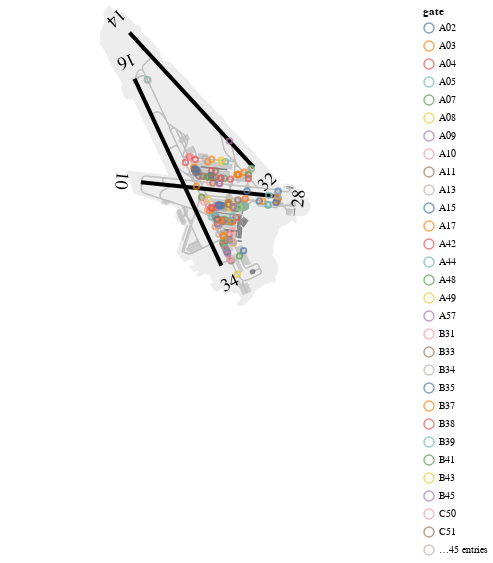

Here is the notebook cell this chart was saved with:
### Code cell
endpb_chart = alt.Chart(endpblatlon_df).mark_point().encode(longitude='lon', latitude='lat', color='gate')

airports['LSZH'].geoencode() + endpb_chart

### Figure 1 — Vega-Lite specification as saved in the notebook (floating-point values rounded to 4 significant figures; data arrays with more than 128 entries replaced by an {"elided": "..."} marker saying what was removed)
{"config": {"view": {"continuousWidth": 400, "continuousHeight": 300}}, "layer": [{"data": {"name": "data-18af1dfb55026384f4916e058300e697"}, "mark": {"type": "geoshape", "color": "gainsboro", "opacity": 0.5}, "transform": [{"filter": "datum.aeroway == 'aerodrome'"}]}, {"data": {"name": "data-18af1dfb55026384f4916e058300e697"}, "mark": {"type": "geoshape", "color": "darkgray", "opacity": 0.5}, "transform": [{"filter": "datum.aeroway == 'apron'"}]}, {"data": {"name": "data-18af1dfb55026384f4916e058300e697"}, "mark": {"type": "geoshape", "color": "#888888"}, "transform": [{"filter": "datum.aeroway == 'terminal'"}]}, {"data": {"name": "data-18af1dfb55026384f4916e058300e697"}, "mark": {"type": "geoshape", "color": "#888888"}, "transform": [{"filter": "datum.aeroway == 'hangar'"}]}, {"data": {"name": "data-18af1dfb55026384f4916e058300e697"}, "mark": {"type": "geoshape", "color": "silver", "filled": false, "strokeWidth": 1.5}, "transform": [{"filter": "datum.aeroway == 'taxiway'"}]}, {"data": {"values": [{"geometry": {"type": "LineString", "coordinates": [[8.537, 47.46], [8.57, 47.46]]}, "properties": "10/28", "type": "Feature"}, {"geometry": {"type": "LineString", "coordinates": [[8.535, 47.48], [8.564, 47.46]]}, "properties": "14/32", "type": "Feature"}, {"geometry": {"type": "LineString", "coordinates": [[8.536, 47.48], [8.557, 47.45]]}, "properties": "16/34", "type": "Feature"}]}, "mark": {"type": "geoshape", "stroke": "black", "strokeWidth": 4}}, {"layer": [{"mark": {"type": "text", "angle": 95.86, "baseline": "middle", "dy": 20, "fontSize": 18}, "encoding": {"latitude": {"field": "latitude", "type": "quantitative"}, "longitude": {"field": "longitude", "type": "quantitative"}, "text": {"type": "nominal", "field": "name"}}, "transform": [{"filter": "(datum.name === '10')"}]}, {"mark": {"type": "text", "angle": 275.9, "baseline": "middle", "dy": 20, "fontSize": 18}, "encoding": {"latitude": {"field": "latitude", "type": "quantitative"}, "longitude": {"field": "longitude", "type": "quantitative"}, "text": {"type": "nominal", "field": "name"}}, "transform": [{"filter": "(datum.name === '28')"}]}, {"mark": {"type": "text", "angle": 137.2, "baseline": "middle", "dy": 20, "fontSize": 18}, "encoding": {"latitude": {"field": "latitude", "type": "quantitative"}, "longitude": {"field": "longitude", "type": "quantitative"}, "text": {"type": "nominal", "field": "name"}}, "transform": [{"filter": "(datum.name === '14')"}]}, {"mark": {"type": "text", "angle": 317.3, "baseline": "middle", "dy": 20, "fontSize": 18}, "encoding": {"latitude": {"field": "latitude", "type": "quantitative"}, "longitude": {"field": "longitude", "type": "quantitative"}, "text": {"type": "nominal", "field": "name"}}, "transform": [{"filter": "(datum.name === '32')"}]}, {"mark": {"type": "text", "angle": 155.0, "baseline": "middle", "dy": 20, "fontSize": 18}, "encoding": {"latitude": {"field": "latitude", "type": "quantitative"}, "longitude": {"field": "longitude", "type": "quantitative"}, "text": {"type": "nominal", "field": "name"}}, "transform": [{"filter": "(datum.name === '16')"}]}, {"mark": {"type": "text", "angle": 335.0, "baseline": "middle", "dy": 20, "fontSize": 18}, "encoding": {"latitude": {"field": "latitude", "type": "quantitative"}, "longitude": {"field": "longitude", "type": "quantitative"}, "text": {"type": "nominal", "field": "name"}}, "transform": [{"filter": "(datum.name === '34')"}]}], "data": {"name": "data-c92298c5ea5c89e9239555bd936b02c0"}}, {"data": {"name": "data-dbb02b536c61797b35623ac4839b0260"}, "mark": "point", "encoding": {"color": {"type": "nominal", "field": "gate"}, "latitude": {"field": "lat", "type": "quantitative"}, "longitude": {"field": "lon", "type": "quantitative"}}}], "$schema": "https://vega.github.io/schema/vega-lite/v4.8.1.json", "datasets": {"data-18af1dfb55026384f4916e058300e697": {"elided": "431 records"}, "data-c92298c5ea5c89e9239555bd936b02c0": [{"latitude": 47.46, "longitude": 8.537, "bearing": 95.86, "name": "10"}, {"latitude": 47.46, "longitude": 8.57, "bearing": 275.9, "name": "28"}, {"latitude": 47.48, "longitude": 8.535, "bearing": 137.2, "name": "14"}, {"latitude": 47.46, "longitude": 8.564, "bearing": 317.3, "name": "32"}, {"latitude": 47.48, "longitude": 8.536, "bearing": 155.0, "name": "16"}, {"latitude": 47.45, "longitude": 8.557, "bearing": 335.0, "name": "34"}], "data-dbb02b536c61797b35623ac4839b0260": {"elided": "241 records"}}}
